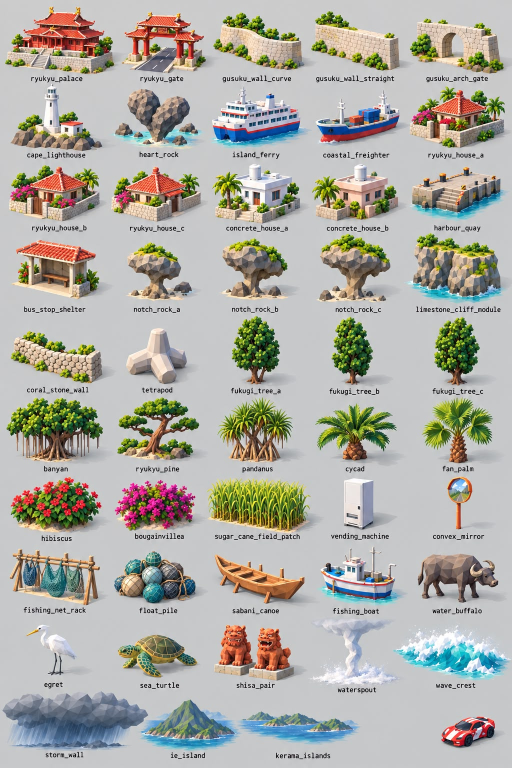
#> input picture docs/track_briefs/img/okinawa_plan/inventar_v02.jpg, 1024 x 1536 px (shown at 1/2 size)
$ python crop_okinawa_sheet.py
#> lines starting #> are read from the running program, lines starting #| are printed output that depends on the picture; after the words box and inside, x2 and y2 are one past the last pixel; in counts of white or black regions, pixels touching at a corner belong together
"""Decupari per piesa din planșa de inventar Okinawa (v0.2), marite 2x.

    python tools/blender/crop_okinawa_sheet.py

Citeste docs/track_briefs/img/okinawa_plan/inventar_v02.jpg si scrie
docs/track_briefs/img/okinawa_assets_v1/<nume>.png, plus montajul de control
_control.png (toate decuparile, cu nume).

Tiparul e crop_monument_sheet.py: benzile de rand si centrele etichetelor s-au
masurat pe planșa 1024 x 1536 (fundal gri ~201; etichetele = pixeli < 90 pe
benzi de <= 22 px), iar fiecare piesa primeste coloanele dintre mijloacele
etichetelor vecine. Decuparea se strange apoi pe pixelii care difera de fundal.
"""
import os
from PIL import Image, ImageDraw
import numpy as np

HERE = os.path.dirname(os.path.abspath(__file__))
ROOT = os.path.dirname(os.path.dirname(HERE))
SRC = os.path.join(ROOT, "docs", "track_briefs", "img", "okinawa_plan", "inventar_v02.jpg")
OUT = os.path.join(ROOT, "docs", "track_briefs", "img", "okinawa_assets_v1")
BG = 201
DIFF = 40

# Rand: (y_sus, y_jos fara eticheta), apoi (nume, centrul etichetei pe x).
ROWS = [
    ((13, 149), [("ryukyu_palace", 113), ("ryukyu_gate", 323), ("gusuku_wall_curve", 513),
                 ("gusuku_wall_straight", 709), ("gusuku_arch_gate", 914)]),
    ((168, 301), [("cape_lighthouse", 112), ("heart_rock", 317), ("island_ferry", 512),
                  ("coastal_freighter", 712), ("ryukyu_house_a", 911)]),
    ((322, 447), [("ryukyu_house_b", 118), ("ryukyu_house_c", 313), ("concrete_house_a", 513),
                  ("concrete_house_b", 715), ("harbour_quay", 914)]),
    ((466, 610), [("bus_stop_shelter", 109), ("notch_rock_a", 313), ("notch_rock_b", 509),
                  ("notch_rock_c", 716), ("limestone_cliff_module", 916)]),
    ((632, 772), [("coral_stone_wall", 115), ("tetrapod", 313), ("fukugi_tree_a", 511),
                  ("fukugi_tree_b", 708), ("fukugi_tree_c", 915)]),
    ((794, 930), [("banyan", 111), ("ryukyu_pine", 315), ("pandanus", 514),
                  ("cycad", 709), ("fan_palm", 916)]),
    ((953, 1064), [("hibiscus", 113), ("bougainvillea", 318), ("sugar_cane_field_patch", 514),
                   ("vending_machine", 719), ("convex_mirror", 916)]),
    ((1094, 1212), [("fishing_net_rack", 109), ("float_pile", 316), ("sabani_canoe", 511),
                    ("fishing_boat", 711), ("water_buffalo", 914)]),
    ((1239, 1360), [("egret", 107), ("sea_turtle", 319), ("shisa_pair", 511),
                    ("waterspout", 714), ("wave_crest", 911)]),
    # Ultimul rand: mașinuța de scara sta in dreapta (x >= 860), in afara lui.
    ((1383, 1502), [("storm_wall", 128), ("ie_island", 375), ("kerama_islands", 605)]),
]
LAST_ROW_X1 = 860


def tighten(arr, x0, x1, y0, y1):
    sub = np.abs(arr[y0:y1, x0:x1] - BG).sum(axis=2) > DIFF
    ys, xs = np.nonzero(sub)
    if len(xs) == 0:
        return (x0, y0, x1, y1)
    return (x0 + xs.min() - 4, y0 + ys.min() - 4, x0 + xs.max() + 5, y0 + ys.max() + 5)


def main():
    im = Image.open(SRC).convert("RGB")
#> im is the input picture: PIL image 1024x1536 RGB; mean R, G, B 174.1, 172.8, 165.2
    arr = np.asarray(im).astype(int)
    W = im.size[0]
#> W = 1024
    os.makedirs(OUT, exist_ok=True)
    crops = []
    for r, ((y0, y1), pieces) in enumerate(ROWS):
        centers = [c for _, c in pieces]
        right = LAST_ROW_X1 if r == len(ROWS) - 1 else W
        for i, (name, c) in enumerate(pieces):
            x0 = 0 if i == 0 else (centers[i - 1] + c) // 2
            x1 = right if i == len(pieces) - 1 else (c + centers[i + 1]) // 2
            crops.append((name, tighten(arr, x0, x1, y0, y1)))
#> this loop made 10 passes
#> centers on passes 2 to 10: [112, 317, 512, 712, 911], [118, 313, 513, 715, 914], [109, 313, 509, 716, 916], [115, 313, 511, 708, 915], [111, 315, 514, 709, 916], [113, 318, 514, 719, 916], [109, 316, 511, 711, 914], [107, 319, 511, 714, 911], [128, 375, 605]
#> pass 1, in tighten, `sub = np.abs(arr[y0:y1, x0:x1] - BG).sum(axis=2) > DIFF`:
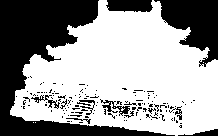
#> sub: shape (136, 218) bool; 60.9% white; 142 black regions (130 under 20 px), largest, box (x1, y1, x2, y2) and area: (0, 0, 175, 136) 7570, (154, 0, 218, 67) 2357, (106, 0, 153, 12) 497
#> pass 1, in tighten (call 4), `sub = np.abs(arr[y0:y1, x0:x1] - BG).sum(axis=2) > DIFF`:
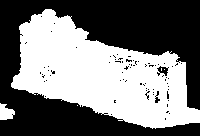
#> sub: shape (136, 200) bool; 46.5% white; 5 white regions (3 under 20 px), largest, box (x1, y1, x2, y2) and area: (11, 9, 200, 129) 12468, (0, 103, 15, 120) 177
#> after the loop, crops = 48 items

    tiles = []
#> tiles = []
    for name, box in crops:
        c = im.crop(box)
        c = c.resize((c.size[0] * 2, c.size[1] * 2), Image.LANCZOS)
        c.save(os.path.join(OUT, name + ".png"))
        tiles.append((name, c))
        print("%-24s %s" % (name, box))
#> this loop made 48 passes
#> (name, box) on passes 1 to 12: ('ryukyu_palace', (6, 9, 222, 153)), ('ryukyu_gate', (214, 19, 422, 153)), ('gusuku_wall_curve', (414, 20, 615, 153)), ('gusuku_wall_straight', (607, 18, 815, 146)), ('gusuku_arch_gate', (807, 32, 1026, 151)), ('cape_lighthouse', (17, 164, 217, 305)), ('heart_rock', (220, 172, 408, 302)), ('island_ferry', (419, 167, 616, 304)), ('coastal_freighter', (608, 176, 815, 296)), ('ryukyu_house_a', (807, 164, 1024, 300)), ('ryukyu_house_b', (14, 326, 216, 447)), ('ryukyu_house_c', (218, 329, 416, 448))
#| ryukyu_palace            (6, 9, 222, 153)
#| ryukyu_gate              (214, 19, 422, 153)
#| gusuku_wall_curve        (414, 20, 615, 153)
#| gusuku_wall_straight     (607, 18, 815, 146)
#| gusuku_arch_gate         (807, 32, 1026, 151)
#| cape_lighthouse          (17, 164, 217, 305)
#| heart_rock               (220, 172, 408, 302)
#| island_ferry             (419, 167, 616, 304)
#> (further printed lines are left out)
#> pass 1, in main, `c = c.resize((c.size[0] * 2, c.size[1] * 2), Image.LANCZOS)`:
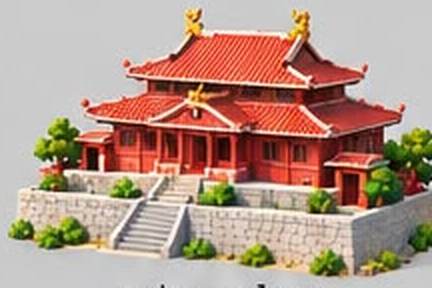
#> c: PIL image 432x288 RGB; mean R, G, B 179.6, 150.3, 135.2
#> after the loop:
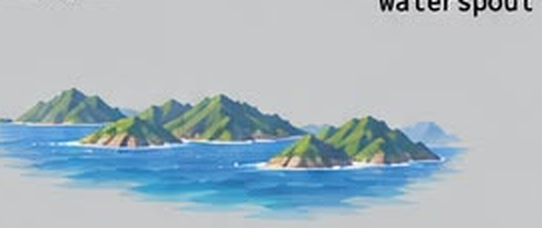
#> c: PIL image 542x228 RGB; mean R, G, B 166.7, 183.1, 192.7
#> after the loop, tiles = 48 items

    # Montajul de control: 6 pe rand, fiecare redus la 160 px inaltime.
    cell_w, cell_h = 220, 200
    cols = 6
    rows = (len(tiles) + cols - 1) // cols
#> rows = 8
    sheet = Image.new("RGB", (cols * cell_w, rows * cell_h), (BG, BG, BG))
#> sheet: PIL image 1320x1600 RGB; every value is 201
    dr = ImageDraw.Draw(sheet)
    for i, (name, c) in enumerate(tiles):
        t = c.copy()
        t.thumbnail((cell_w - 10, cell_h - 30))
        x, y = (i % cols) * cell_w, (i // cols) * cell_h
        sheet.paste(t, (x + (cell_w - t.size[0]) // 2, y + 4))
        dr.text((x + 6, y + cell_h - 22), name, fill=(20, 20, 20))
#> this loop made 48 passes
#> (name, x, y) on passes 1 to 12: ('ryukyu_palace', 0, 0), ('ryukyu_gate', 220, 0), ('gusuku_wall_curve', 440, 0), ('gusuku_wall_straight', 660, 0), ('gusuku_arch_gate', 880, 0), ('cape_lighthouse', 1100, 0), ('heart_rock', 0, 200), ('island_ferry', 220, 200), ('coastal_freighter', 440, 200), ('ryukyu_house_a', 660, 200), ('ryukyu_house_b', 880, 200), ('ryukyu_house_c', 1100, 200)
#> pass 3, in main, `t = c.copy()`:
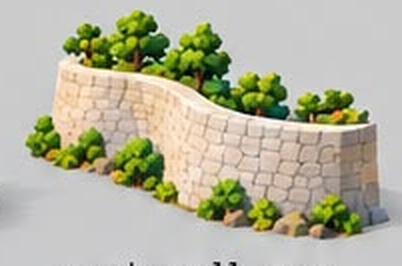
#> t: PIL image 402x266 RGB; mean R, G, B 180.8, 179.3, 157.1
#> after the loop:
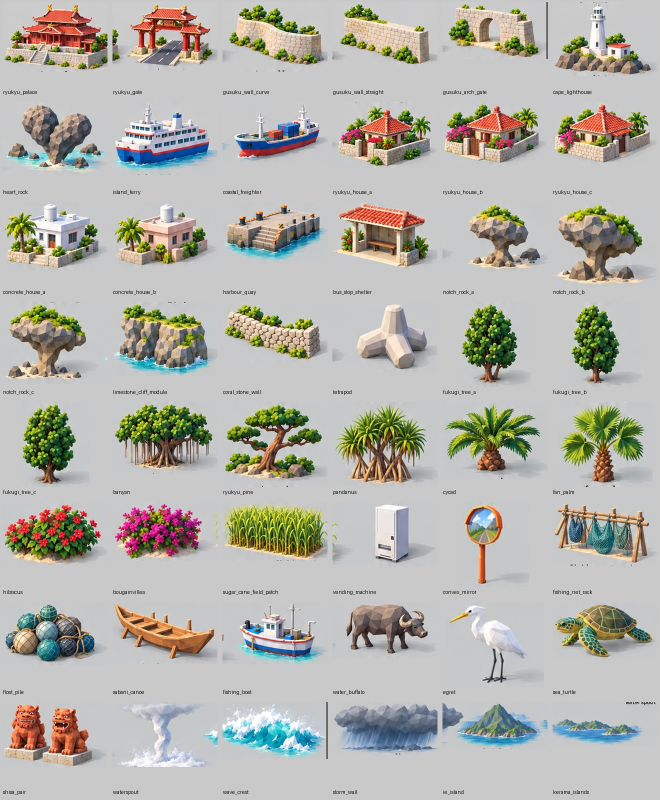
#> sheet: PIL image 1320x1600 RGB (shown at 1/2 size); mean R, G, B 179.9, 178.5, 171.2
#> after the loop:
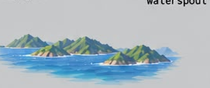
#> t: PIL image 210x88 RGB; mean R, G, B 166.7, 183.1, 192.7
    sheet.save(os.path.join(OUT, "_control.png"))
    print("decupari:", len(tiles))
#| decupari: 48


if __name__ == "__main__":
    main()
